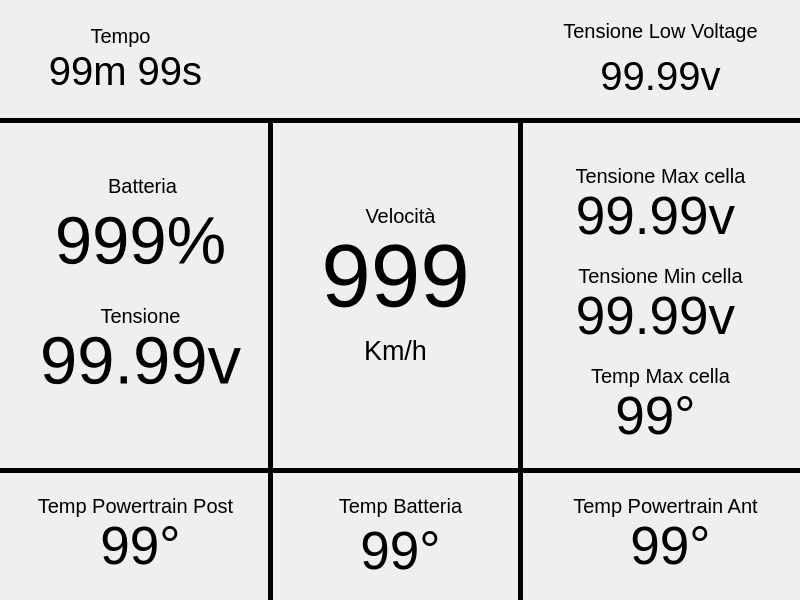
<?xml version="1.0" encoding="UTF-8"?>
<ui version="4.0">
 <class>Widget</class>
 <widget class="QWidget" name="Widget">
  <property name="geometry">
   <rect>
    <x>0</x>
    <y>0</y>
    <width>800</width>
    <height>600</height>
   </rect>
  </property>
  <property name="windowTitle">
   <string>Widget</string>
  </property>
  <widget class="QLabel" name="temp_powertrain_ant">
   <property name="geometry">
    <rect>
     <x>580</x>
     <y>510</y>
     <width>181</width>
     <height>71</height>
    </rect>
   </property>
   <property name="font">
    <font>
     <pointsize>40</pointsize>
    </font>
   </property>
   <property name="text">
    <string>99°</string>
   </property>
   <property name="alignment">
    <set>Qt::AlignCenter</set>
   </property>
  </widget>
  <widget class="QLabel" name="label_12">
   <property name="geometry">
    <rect>
     <x>340</x>
     <y>330</y>
     <width>111</width>
     <height>41</height>
    </rect>
   </property>
   <property name="font">
    <font>
     <pointsize>20</pointsize>
    </font>
   </property>
   <property name="text">
    <string>Km/h</string>
   </property>
   <property name="alignment">
    <set>Qt::AlignCenter</set>
   </property>
  </widget>
  <widget class="QLabel" name="tens_lowV">
   <property name="geometry">
    <rect>
     <x>580</x>
     <y>50</y>
     <width>161</width>
     <height>51</height>
    </rect>
   </property>
   <property name="font">
    <font>
     <pointsize>30</pointsize>
    </font>
   </property>
   <property name="text">
    <string>99.99v</string>
   </property>
   <property name="alignment">
    <set>Qt::AlignCenter</set>
   </property>
  </widget>
  <widget class="QLabel" name="tens_max_cella">
   <property name="geometry">
    <rect>
     <x>550</x>
     <y>180</y>
     <width>211</width>
     <height>71</height>
    </rect>
   </property>
   <property name="font">
    <font>
     <pointsize>40</pointsize>
    </font>
   </property>
   <property name="text">
    <string>99.99v</string>
   </property>
   <property name="alignment">
    <set>Qt::AlignCenter</set>
   </property>
  </widget>
  <widget class="QLabel" name="temp_powertrain_post">
   <property name="geometry">
    <rect>
     <x>50</x>
     <y>510</y>
     <width>181</width>
     <height>71</height>
    </rect>
   </property>
   <property name="font">
    <font>
     <pointsize>40</pointsize>
    </font>
   </property>
   <property name="text">
    <string>99°</string>
   </property>
   <property name="alignment">
    <set>Qt::AlignCenter</set>
   </property>
  </widget>
  <widget class="QLabel" name="tens_min_cella">
   <property name="geometry">
    <rect>
     <x>550</x>
     <y>280</y>
     <width>211</width>
     <height>71</height>
    </rect>
   </property>
   <property name="font">
    <font>
     <pointsize>40</pointsize>
    </font>
   </property>
   <property name="text">
    <string>99.99v</string>
   </property>
   <property name="alignment">
    <set>Qt::AlignCenter</set>
   </property>
  </widget>
  <widget class="QLabel" name="temp_batteria">
   <property name="geometry">
    <rect>
     <x>310</x>
     <y>520</y>
     <width>181</width>
     <height>61</height>
    </rect>
   </property>
   <property name="font">
    <font>
     <pointsize>40</pointsize>
    </font>
   </property>
   <property name="text">
    <string>99°</string>
   </property>
   <property name="alignment">
    <set>Qt::AlignCenter</set>
   </property>
  </widget>
  <widget class="QLabel" name="velocita">
   <property name="geometry">
    <rect>
     <x>280</x>
     <y>220</y>
     <width>231</width>
     <height>111</height>
    </rect>
   </property>
   <property name="font">
    <font>
     <pointsize>67</pointsize>
     <underline>false</underline>
    </font>
   </property>
   <property name="layoutDirection">
    <enum>Qt::LeftToRight</enum>
   </property>
   <property name="text">
    <string>999</string>
   </property>
   <property name="alignment">
    <set>Qt::AlignCenter</set>
   </property>
  </widget>
  <widget class="QLabel" name="tempo">
   <property name="geometry">
    <rect>
     <x>20</x>
     <y>50</y>
     <width>211</width>
     <height>41</height>
    </rect>
   </property>
   <property name="font">
    <font>
     <pointsize>30</pointsize>
    </font>
   </property>
   <property name="text">
    <string>99m 99s</string>
   </property>
   <property name="alignment">
    <set>Qt::AlignCenter</set>
   </property>
  </widget>
  <widget class="QLabel" name="perc_batteria">
   <property name="geometry">
    <rect>
     <x>20</x>
     <y>190</y>
     <width>241</width>
     <height>101</height>
    </rect>
   </property>
   <property name="font">
    <font>
     <pointsize>50</pointsize>
    </font>
   </property>
   <property name="text">
    <string>999%</string>
   </property>
   <property name="alignment">
    <set>Qt::AlignCenter</set>
   </property>
  </widget>
  <widget class="QLabel" name="temp_max_cella">
   <property name="geometry">
    <rect>
     <x>550</x>
     <y>380</y>
     <width>211</width>
     <height>71</height>
    </rect>
   </property>
   <property name="font">
    <font>
     <pointsize>40</pointsize>
    </font>
   </property>
   <property name="text">
    <string>99°</string>
   </property>
   <property name="alignment">
    <set>Qt::AlignCenter</set>
   </property>
  </widget>
  <widget class="QLabel" name="tens_media_batteria">
   <property name="geometry">
    <rect>
     <x>20</x>
     <y>310</y>
     <width>241</width>
     <height>101</height>
    </rect>
   </property>
   <property name="font">
    <font>
     <pointsize>50</pointsize>
    </font>
   </property>
   <property name="text">
    <string>99.99v</string>
   </property>
   <property name="alignment">
    <set>Qt::AlignCenter</set>
   </property>
  </widget>
  <widget class="QLabel" name="label">
   <property name="geometry">
    <rect>
     <x>52</x>
     <y>170</y>
     <width>181</width>
     <height>31</height>
    </rect>
   </property>
   <property name="font">
    <font>
     <pointsize>15</pointsize>
    </font>
   </property>
   <property name="text">
    <string>Batteria</string>
   </property>
   <property name="alignment">
    <set>Qt::AlignCenter</set>
   </property>
  </widget>
  <widget class="QLabel" name="label_2">
   <property name="geometry">
    <rect>
     <x>30</x>
     <y>20</y>
     <width>181</width>
     <height>31</height>
    </rect>
   </property>
   <property name="font">
    <font>
     <pointsize>15</pointsize>
    </font>
   </property>
   <property name="text">
    <string>Tempo</string>
   </property>
   <property name="alignment">
    <set>Qt::AlignCenter</set>
   </property>
  </widget>
  <widget class="QLabel" name="label_3">
   <property name="geometry">
    <rect>
     <x>50</x>
     <y>300</y>
     <width>181</width>
     <height>31</height>
    </rect>
   </property>
   <property name="font">
    <font>
     <pointsize>15</pointsize>
    </font>
   </property>
   <property name="text">
    <string>Tensione</string>
   </property>
   <property name="alignment">
    <set>Qt::AlignCenter</set>
   </property>
  </widget>
  <widget class="QLabel" name="label_4">
   <property name="geometry">
    <rect>
     <x>570</x>
     <y>160</y>
     <width>181</width>
     <height>31</height>
    </rect>
   </property>
   <property name="font">
    <font>
     <pointsize>15</pointsize>
    </font>
   </property>
   <property name="text">
    <string>Tensione Max cella</string>
   </property>
   <property name="alignment">
    <set>Qt::AlignCenter</set>
   </property>
  </widget>
  <widget class="QLabel" name="label_5">
   <property name="geometry">
    <rect>
     <x>570</x>
     <y>260</y>
     <width>181</width>
     <height>31</height>
    </rect>
   </property>
   <property name="font">
    <font>
     <pointsize>15</pointsize>
    </font>
   </property>
   <property name="text">
    <string>Tensione Min cella</string>
   </property>
   <property name="alignment">
    <set>Qt::AlignCenter</set>
   </property>
  </widget>
  <widget class="QLabel" name="label_6">
   <property name="geometry">
    <rect>
     <x>570</x>
     <y>360</y>
     <width>181</width>
     <height>31</height>
    </rect>
   </property>
   <property name="font">
    <font>
     <pointsize>15</pointsize>
    </font>
   </property>
   <property name="text">
    <string>Temp Max cella</string>
   </property>
   <property name="alignment">
    <set>Qt::AlignCenter</set>
   </property>
  </widget>
  <widget class="QLabel" name="label_7">
   <property name="geometry">
    <rect>
     <x>310</x>
     <y>200</y>
     <width>181</width>
     <height>31</height>
    </rect>
   </property>
   <property name="font">
    <font>
     <pointsize>15</pointsize>
    </font>
   </property>
   <property name="text">
    <string>Velocità</string>
   </property>
   <property name="alignment">
    <set>Qt::AlignCenter</set>
   </property>
  </widget>
  <widget class="QLabel" name="label_11">
   <property name="geometry">
    <rect>
     <x>30</x>
     <y>490</y>
     <width>211</width>
     <height>31</height>
    </rect>
   </property>
   <property name="font">
    <font>
     <pointsize>15</pointsize>
    </font>
   </property>
   <property name="text">
    <string>Temp Powertrain Post</string>
   </property>
   <property name="alignment">
    <set>Qt::AlignCenter</set>
   </property>
  </widget>
  <widget class="QLabel" name="label_13">
   <property name="geometry">
    <rect>
     <x>310</x>
     <y>490</y>
     <width>181</width>
     <height>31</height>
    </rect>
   </property>
   <property name="font">
    <font>
     <pointsize>15</pointsize>
    </font>
   </property>
   <property name="text">
    <string>Temp Batteria</string>
   </property>
   <property name="alignment">
    <set>Qt::AlignCenter</set>
   </property>
  </widget>
  <widget class="QLabel" name="label_14">
   <property name="geometry">
    <rect>
     <x>560</x>
     <y>490</y>
     <width>211</width>
     <height>31</height>
    </rect>
   </property>
   <property name="font">
    <font>
     <pointsize>15</pointsize>
    </font>
   </property>
   <property name="text">
    <string>Temp Powertrain Ant</string>
   </property>
   <property name="alignment">
    <set>Qt::AlignCenter</set>
   </property>
  </widget>
  <widget class="QLabel" name="label_8">
   <property name="geometry">
    <rect>
     <x>530</x>
     <y>10</y>
     <width>261</width>
     <height>41</height>
    </rect>
   </property>
   <property name="font">
    <font>
     <pointsize>15</pointsize>
    </font>
   </property>
   <property name="text">
    <string>Tensione Low Voltage</string>
   </property>
   <property name="alignment">
    <set>Qt::AlignCenter</set>
   </property>
  </widget>
  <widget class="Line" name="line">
   <property name="geometry">
    <rect>
     <x>-3</x>
     <y>460</y>
     <width>841</width>
     <height>20</height>
    </rect>
   </property>
   <property name="frameShadow">
    <enum>QFrame::Plain</enum>
   </property>
   <property name="lineWidth">
    <number>5</number>
   </property>
   <property name="orientation">
    <enum>Qt::Horizontal</enum>
   </property>
  </widget>
  <widget class="Line" name="line_2">
   <property name="geometry">
    <rect>
     <x>-50</x>
     <y>110</y>
     <width>861</width>
     <height>20</height>
    </rect>
   </property>
   <property name="frameShadow">
    <enum>QFrame::Plain</enum>
   </property>
   <property name="lineWidth">
    <number>5</number>
   </property>
   <property name="orientation">
    <enum>Qt::Horizontal</enum>
   </property>
  </widget>
  <widget class="Line" name="line_3">
   <property name="geometry">
    <rect>
     <x>260</x>
     <y>120</y>
     <width>21</width>
     <height>491</height>
    </rect>
   </property>
   <property name="frameShadow">
    <enum>QFrame::Plain</enum>
   </property>
   <property name="lineWidth">
    <number>5</number>
   </property>
   <property name="orientation">
    <enum>Qt::Vertical</enum>
   </property>
  </widget>
  <widget class="Line" name="line_4">
   <property name="geometry">
    <rect>
     <x>510</x>
     <y>120</y>
     <width>21</width>
     <height>491</height>
    </rect>
   </property>
   <property name="frameShadow">
    <enum>QFrame::Plain</enum>
   </property>
   <property name="lineWidth">
    <number>5</number>
   </property>
   <property name="orientation">
    <enum>Qt::Vertical</enum>
   </property>
  </widget>
 </widget>
 <resources/>
 <connections/>
</ui>
